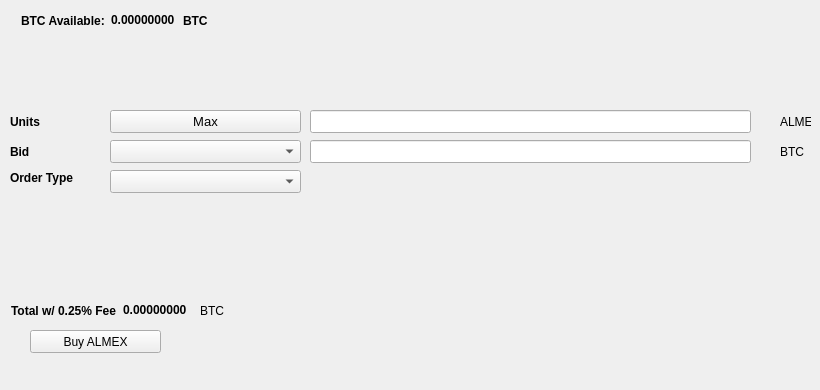
   <widget class="QWidget" name="BuyTab">
    <attribute name="title">
     <string>Buy</string>
    </attribute>
    <widget class="QPushButton" name="BuyALMEX">
     <property name="geometry">
      <rect>
       <x>30</x>
       <y>330</y>
       <width>131</width>
       <height>23</height>
      </rect>
     </property>
     <property name="text">
      <string>Buy ALMEX</string>
     </property>
     <property name="icon">
      <iconset resource="../almex.qrc">
       <normaloff>:/icons/bitcoin</normaloff>:/icons/bitcoin</iconset>
     </property>
    </widget>
    <widget class="QLabel" name="label_3">
     <property name="geometry">
      <rect>
       <x>10</x>
       <y>110</y>
       <width>46</width>
       <height>23</height>
      </rect>
     </property>
     <property name="font">
      <font>
       <weight>75</weight>
       <bold>true</bold>
      </font>
     </property>
     <property name="text">
      <string>Units</string>
     </property>
    </widget>
    <widget class="QLineEdit" name="UnitsInput">
     <property name="geometry">
      <rect>
       <x>310</x>
       <y>110</y>
       <width>441</width>
       <height>23</height>
      </rect>
     </property>
     <property name="font">
      <font>
       <pointsize>9</pointsize>
       <weight>75</weight>
       <bold>true</bold>
      </font>
     </property>
    </widget>
    <widget class="QLineEdit" name="BuyBidPriceEdit">
     <property name="geometry">
      <rect>
       <x>310</x>
       <y>140</y>
       <width>441</width>
       <height>23</height>
      </rect>
     </property>
     <property name="font">
      <font>
       <pointsize>9</pointsize>
       <weight>75</weight>
       <bold>true</bold>
      </font>
     </property>
    </widget>
    <widget class="QLabel" name="label_4">
     <property name="geometry">
      <rect>
       <x>780</x>
       <y>110</y>
       <width>31</width>
       <height>23</height>
      </rect>
     </property>
     <property name="text">
      <string>ALMEX</string>
     </property>
    </widget>
    <widget class="QLabel" name="label_5">
     <property name="geometry">
      <rect>
       <x>780</x>
       <y>140</y>
       <width>31</width>
       <height>23</height>
      </rect>
     </property>
     <property name="text">
      <string>BTC</string>
     </property>
    </widget>
    <widget class="QLabel" name="label_6">
     <property name="geometry">
      <rect>
       <x>10</x>
       <y>140</y>
       <width>46</width>
       <height>23</height>
      </rect>
     </property>
     <property name="font">
      <font>
       <weight>75</weight>
       <bold>true</bold>
      </font>
     </property>
     <property name="text">
      <string>Bid</string>
     </property>
    </widget>
    <widget class="QLabel" name="label_7">
     <property name="geometry">
      <rect>
       <x>10</x>
       <y>170</y>
       <width>91</width>
       <height>16</height>
      </rect>
     </property>
     <property name="font">
      <font>
       <weight>75</weight>
       <bold>true</bold>
      </font>
     </property>
     <property name="text">
      <string>Order Type</string>
     </property>
    </widget>
    <widget class="QPushButton" name="Buy_Max_Amount">
     <property name="geometry">
      <rect>
       <x>110</x>
       <y>110</y>
       <width>191</width>
       <height>23</height>
      </rect>
     </property>
     <property name="font">
      <font>
       <pointsize>10</pointsize>
      </font>
     </property>
     <property name="text">
      <string>Max</string>
     </property>
    </widget>
    <widget class="QComboBox" name="BuyBidcomboBox">
     <property name="geometry">
      <rect>
       <x>110</x>
       <y>140</y>
       <width>191</width>
       <height>23</height>
      </rect>
     </property>
     <property name="font">
      <font>
       <pointsize>10</pointsize>
      </font>
     </property>
    </widget>
    <widget class="QComboBox" name="buyOrdertypeCombo">
     <property name="geometry">
      <rect>
       <x>110</x>
       <y>170</y>
       <width>191</width>
       <height>23</height>
      </rect>
     </property>
     <property name="font">
      <font>
       <pointsize>10</pointsize>
      </font>
     </property>
    </widget>
    <widget class="QWidget" name="layoutWidget1">
     <property name="geometry">
      <rect>
       <x>21</x>
       <y>11</y>
       <width>227</width>
       <height>19</height>
      </rect>
     </property>
     <layout class="QHBoxLayout" name="horizontalLayout_3">
      <item>
       <widget class="QLabel" name="label232">
        <property name="font">
         <font>
          <weight>75</weight>
          <bold>true</bold>
         </font>
        </property>
        <property name="text">
         <string>BTC Available:</string>
        </property>
       </widget>
      </item>
      <item>
       <widget class="QLabel" name="BtcAvailableLbl">
        <property name="palette">
         <palette>
          <active>
           <colorrole role="WindowText">
            <brush brushstyle="SolidPattern">
             <color alpha="255">
              <red>0</red>
              <green>0</green>
              <blue>0</blue>
             </color>
            </brush>
           </colorrole>
           <colorrole role="Button">
            <brush brushstyle="SolidPattern">
             <color alpha="255">
              <red>0</red>
              <green>170</green>
              <blue>0</blue>
             </color>
            </brush>
           </colorrole>
           <colorrole role="Light">
            <brush brushstyle="SolidPattern">
             <color alpha="255">
              <red>0</red>
              <green>255</green>
              <blue>0</blue>
             </color>
            </brush>
           </colorrole>
           <colorrole role="Midlight">
            <brush brushstyle="SolidPattern">
             <color alpha="255">
              <red>0</red>
              <green>212</green>
              <blue>0</blue>
             </color>
            </brush>
           </colorrole>
           <colorrole role="Dark">
            <brush brushstyle="SolidPattern">
             <color alpha="255">
              <red>0</red>
              <green>85</green>
              <blue>0</blue>
             </color>
            </brush>
           </colorrole>
           <colorrole role="Mid">
            <brush brushstyle="SolidPattern">
             <color alpha="255">
              <red>0</red>
              <green>113</green>
              <blue>0</blue>
             </color>
            </brush>
           </colorrole>
           <colorrole role="Text">
            <brush brushstyle="SolidPattern">
             <color alpha="255">
              <red>0</red>
              <green>170</green>
              <blue>0</blue>
             </color>
            </brush>
           </colorrole>
           <colorrole role="BrightText">
            <brush brushstyle="SolidPattern">
             <color alpha="255">
              <red>255</red>
              <green>255</green>
              <blue>255</blue>
             </color>
            </brush>
           </colorrole>
           <colorrole role="ButtonText">
            <brush brushstyle="SolidPattern">
             <color alpha="255">
              <red>0</red>
              <green>0</green>
              <blue>0</blue>
             </color>
            </brush>
           </colorrole>
           <colorrole role="Base">
            <brush brushstyle="SolidPattern">
             <color alpha="255">
              <red>255</red>
              <green>255</green>
              <blue>255</blue>
             </color>
            </brush>
           </colorrole>
           <colorrole role="Window">
            <brush brushstyle="SolidPattern">
             <color alpha="255">
              <red>0</red>
              <green>170</green>
              <blue>0</blue>
             </color>
            </brush>
           </colorrole>
           <colorrole role="Shadow">
            <brush brushstyle="SolidPattern">
             <color alpha="255">
              <red>0</red>
              <green>0</green>
              <blue>0</blue>
             </color>
            </brush>
           </colorrole>
           <colorrole role="AlternateBase">
            <brush brushstyle="SolidPattern">
             <color alpha="255">
              <red>127</red>
              <green>212</green>
              <blue>127</blue>
             </color>
            </brush>
           </colorrole>
           <colorrole role="ToolTipBase">
            <brush brushstyle="SolidPattern">
             <color alpha="255">
              <red>255</red>
              <green>255</green>
              <blue>220</blue>
             </color>
            </brush>
           </colorrole>
           <colorrole role="ToolTipText">
            <brush brushstyle="SolidPattern">
             <color alpha="255">
              <red>0</red>
              <green>0</green>
              <blue>0</blue>
             </color>
            </brush>
           </colorrole>
          </active>
          <inactive>
           <colorrole role="WindowText">
            <brush brushstyle="SolidPattern">
             <color alpha="255">
              <red>0</red>
              <green>0</green>
              <blue>0</blue>
             </color>
            </brush>
           </colorrole>
           <colorrole role="Button">
            <brush brushstyle="SolidPattern">
             <color alpha="255">
              <red>0</red>
              <green>170</green>
              <blue>0</blue>
             </color>
            </brush>
           </colorrole>
           <colorrole role="Light">
            <brush brushstyle="SolidPattern">
             <color alpha="255">
              <red>0</red>
              <green>255</green>
              <blue>0</blue>
             </color>
            </brush>
           </colorrole>
           <colorrole role="Midlight">
            <brush brushstyle="SolidPattern">
             <color alpha="255">
              <red>0</red>
              <green>212</green>
              <blue>0</blue>
             </color>
            </brush>
           </colorrole>
           <colorrole role="Dark">
            <brush brushstyle="SolidPattern">
             <color alpha="255">
              <red>0</red>
              <green>85</green>
              <blue>0</blue>
             </color>
            </brush>
           </colorrole>
           <colorrole role="Mid">
            <brush brushstyle="SolidPattern">
             <color alpha="255">
              <red>0</red>
              <green>113</green>
              <blue>0</blue>
             </color>
            </brush>
           </colorrole>
           <colorrole role="Text">
            <brush brushstyle="SolidPattern">
             <color alpha="255">
              <red>0</red>
              <green>170</green>
              <blue>0</blue>
             </color>
            </brush>
           </colorrole>
           <colorrole role="BrightText">
            <brush brushstyle="SolidPattern">
             <color alpha="255">
              <red>255</red>
              <green>255</green>
              <blue>255</blue>
             </color>
            </brush>
           </colorrole>
           <colorrole role="ButtonText">
            <brush brushstyle="SolidPattern">
             <color alpha="255">
              <red>0</red>
              <green>0</green>
              <blue>0</blue>
             </color>
            </brush>
           </colorrole>
           <colorrole role="Base">
            <brush brushstyle="SolidPattern">
             <color alpha="255">
              <red>255</red>
              <green>255</green>
              <blue>255</blue>
             </color>
            </brush>
           </colorrole>
           <colorrole role="Window">
            <brush brushstyle="SolidPattern">
             <color alpha="255">
              <red>0</red>
              <green>170</green>
              <blue>0</blue>
             </color>
            </brush>
           </colorrole>
           <colorrole role="Shadow">
            <brush brushstyle="SolidPattern">
             <color alpha="255">
              <red>0</red>
              <green>0</green>
              <blue>0</blue>
             </color>
            </brush>
           </colorrole>
           <colorrole role="AlternateBase">
            <brush brushstyle="SolidPattern">
             <color alpha="255">
              <red>127</red>
              <green>212</green>
              <blue>127</blue>
             </color>
            </brush>
           </colorrole>
           <colorrole role="ToolTipBase">
            <brush brushstyle="SolidPattern">
             <color alpha="255">
              <red>255</red>
              <green>255</green>
              <blue>220</blue>
             </color>
            </brush>
           </colorrole>
           <colorrole role="ToolTipText">
            <brush brushstyle="SolidPattern">
             <color alpha="255">
              <red>0</red>
              <green>0</green>
              <blue>0</blue>
             </color>
            </brush>
           </colorrole>
          </inactive>
          <disabled>
           <colorrole role="WindowText">
            <brush brushstyle="SolidPattern">
             <color alpha="255">
              <red>0</red>
              <green>85</green>
              <blue>0</blue>
             </color>
            </brush>
           </colorrole>
           <colorrole role="Button">
            <brush brushstyle="SolidPattern">
             <color alpha="255">
              <red>0</red>
              <green>170</green>
              <blue>0</blue>
             </color>
            </brush>
           </colorrole>
           <colorrole role="Light">
            <brush brushstyle="SolidPattern">
             <color alpha="255">
              <red>0</red>
              <green>255</green>
              <blue>0</blue>
             </color>
            </brush>
           </colorrole>
           <colorrole role="Midlight">
            <brush brushstyle="SolidPattern">
             <color alpha="255">
              <red>0</red>
              <green>212</green>
              <blue>0</blue>
             </color>
            </brush>
           </colorrole>
           <colorrole role="Dark">
            <brush brushstyle="SolidPattern">
             <color alpha="255">
              <red>0</red>
              <green>85</green>
              <blue>0</blue>
             </color>
            </brush>
           </colorrole>
           <colorrole role="Mid">
            <brush brushstyle="SolidPattern">
             <color alpha="255">
              <red>0</red>
              <green>113</green>
              <blue>0</blue>
             </color>
            </brush>
           </colorrole>
           <colorrole role="Text">
            <brush brushstyle="SolidPattern">
             <color alpha="255">
              <red>0</red>
              <green>85</green>
              <blue>0</blue>
             </color>
            </brush>
           </colorrole>
           <colorrole role="BrightText">
            <brush brushstyle="SolidPattern">
             <color alpha="255">
              <red>255</red>
              <green>255</green>
              <blue>255</blue>
             </color>
            </brush>
           </colorrole>
           <colorrole role="ButtonText">
            <brush brushstyle="SolidPattern">
             <color alpha="255">
              <red>0</red>
              <green>85</green>
              <blue>0</blue>
             </color>
            </brush>
           </colorrole>
           <colorrole role="Base">
            <brush brushstyle="SolidPattern">
             <color alpha="255">
              <red>0</red>
              <green>170</green>
              <blue>0</blue>
             </color>
            </brush>
           </colorrole>
           <colorrole role="Window">
            <brush brushstyle="SolidPattern">
             <color alpha="255">
              <red>0</red>
              <green>170</green>
              <blue>0</blue>
             </color>
            </brush>
           </colorrole>
           <colorrole role="Shadow">
            <brush brushstyle="SolidPattern">
             <color alpha="255">
              <red>0</red>
              <green>0</green>
              <blue>0</blue>
             </color>
            </brush>
           </colorrole>
           <colorrole role="AlternateBase">
            <brush brushstyle="SolidPattern">
             <color alpha="255">
              <red>0</red>
              <green>170</green>
              <blue>0</blue>
             </color>
            </brush>
           </colorrole>
           <colorrole role="ToolTipBase">
            <brush brushstyle="SolidPattern">
             <color alpha="255">
              <red>255</red>
              <green>255</green>
              <blue>220</blue>
             </color>
            </brush>
           </colorrole>
           <colorrole role="ToolTipText">
            <brush brushstyle="SolidPattern">
             <color alpha="255">
              <red>0</red>
              <green>0</green>
              <blue>0</blue>
             </color>
            </brush>
           </colorrole>
          </disabled>
         </palette>
        </property>
        <property name="font">
         <font>
          <weight>75</weight>
          <bold>true</bold>
         </font>
        </property>
        <property name="text">
         <string>0.00000000</string>
        </property>
        <property name="textInteractionFlags">
         <set>Qt::LinksAccessibleByMouse|Qt::TextSelectableByKeyboard|Qt::TextSelectableByMouse</set>
        </property>
       </widget>
      </item>
      <item>
       <widget class="QLabel" name="BtcAvailableLbl_2">
        <property name="font">
         <font>
          <weight>75</weight>
          <bold>true</bold>
         </font>
        </property>
        <property name="text">
         <string>BTC</string>
        </property>
       </widget>
      </item>
     </layout>
    </widget>
    <widget class="QWidget" name="layoutWidge2">
     <property name="geometry">
      <rect>
       <x>11</x>
       <y>301</y>
       <width>259</width>
       <height>19</height>
      </rect>
     </property>
     <layout class="QHBoxLayout" name="horizontalLayout_4">
      <item>
       <widget class="QLabel" name="label_9">
        <property name="font">
         <font>
          <weight>75</weight>
          <bold>true</bold>
         </font>
        </property>
        <property name="text">
         <string>Total w/ 0.25% Fee</string>
        </property>
       </widget>
      </item>
      <item>
       <widget class="QLabel" name="BuyCostLabel">
        <property name="palette">
         <palette>
          <active>
           <colorrole role="WindowText">
            <brush brushstyle="SolidPattern">
             <color alpha="255">
              <red>0</red>
              <green>0</green>
              <blue>0</blue>
             </color>
            </brush>
           </colorrole>
           <colorrole role="Button">
            <brush brushstyle="SolidPattern">
             <color alpha="255">
              <red>0</red>
              <green>170</green>
              <blue>0</blue>
             </color>
            </brush>
           </colorrole>
           <colorrole role="Light">
            <brush brushstyle="SolidPattern">
             <color alpha="255">
              <red>0</red>
              <green>255</green>
              <blue>0</blue>
             </color>
            </brush>
           </colorrole>
           <colorrole role="Midlight">
            <brush brushstyle="SolidPattern">
             <color alpha="255">
              <red>0</red>
              <green>212</green>
              <blue>0</blue>
             </color>
            </brush>
           </colorrole>
           <colorrole role="Dark">
            <brush brushstyle="SolidPattern">
             <color alpha="255">
              <red>0</red>
              <green>85</green>
              <blue>0</blue>
             </color>
            </brush>
           </colorrole>
           <colorrole role="Mid">
            <brush brushstyle="SolidPattern">
             <color alpha="255">
              <red>0</red>
              <green>113</green>
              <blue>0</blue>
             </color>
            </brush>
           </colorrole>
           <colorrole role="Text">
            <brush brushstyle="SolidPattern">
             <color alpha="255">
              <red>0</red>
              <green>170</green>
              <blue>0</blue>
             </color>
            </brush>
           </colorrole>
           <colorrole role="BrightText">
            <brush brushstyle="SolidPattern">
             <color alpha="255">
              <red>255</red>
              <green>255</green>
              <blue>255</blue>
             </color>
            </brush>
           </colorrole>
           <colorrole role="ButtonText">
            <brush brushstyle="SolidPattern">
             <color alpha="255">
              <red>0</red>
              <green>0</green>
              <blue>0</blue>
             </color>
            </brush>
           </colorrole>
           <colorrole role="Base">
            <brush brushstyle="SolidPattern">
             <color alpha="255">
              <red>255</red>
              <green>255</green>
              <blue>255</blue>
             </color>
            </brush>
           </colorrole>
           <colorrole role="Window">
            <brush brushstyle="SolidPattern">
             <color alpha="255">
              <red>0</red>
              <green>170</green>
              <blue>0</blue>
             </color>
            </brush>
           </colorrole>
           <colorrole role="Shadow">
            <brush brushstyle="SolidPattern">
             <color alpha="255">
              <red>0</red>
              <green>0</green>
              <blue>0</blue>
             </color>
            </brush>
           </colorrole>
           <colorrole role="AlternateBase">
            <brush brushstyle="SolidPattern">
             <color alpha="255">
              <red>127</red>
              <green>212</green>
              <blue>127</blue>
             </color>
            </brush>
           </colorrole>
           <colorrole role="ToolTipBase">
            <brush brushstyle="SolidPattern">
             <color alpha="255">
              <red>255</red>
              <green>255</green>
              <blue>220</blue>
             </color>
            </brush>
           </colorrole>
           <colorrole role="ToolTipText">
            <brush brushstyle="SolidPattern">
             <color alpha="255">
              <red>0</red>
              <green>0</green>
              <blue>0</blue>
             </color>
            </brush>
           </colorrole>
          </active>
          <inactive>
           <colorrole role="WindowText">
            <brush brushstyle="SolidPattern">
             <color alpha="255">
              <red>0</red>
              <green>0</green>
              <blue>0</blue>
             </color>
            </brush>
           </colorrole>
           <colorrole role="Button">
            <brush brushstyle="SolidPattern">
             <color alpha="255">
              <red>0</red>
              <green>170</green>
              <blue>0</blue>
             </color>
            </brush>
           </colorrole>
           <colorrole role="Light">
            <brush brushstyle="SolidPattern">
             <color alpha="255">
              <red>0</red>
              <green>255</green>
              <blue>0</blue>
             </color>
            </brush>
           </colorrole>
           <colorrole role="Midlight">
            <brush brushstyle="SolidPattern">
             <color alpha="255">
              <red>0</red>
              <green>212</green>
              <blue>0</blue>
             </color>
            </brush>
           </colorrole>
           <colorrole role="Dark">
            <brush brushstyle="SolidPattern">
             <color alpha="255">
              <red>0</red>
              <green>85</green>
              <blue>0</blue>
             </color>
            </brush>
           </colorrole>
           <colorrole role="Mid">
            <brush brushstyle="SolidPattern">
             <color alpha="255">
              <red>0</red>
              <green>113</green>
              <blue>0</blue>
             </color>
            </brush>
           </colorrole>
           <colorrole role="Text">
            <brush brushstyle="SolidPattern">
             <color alpha="255">
              <red>0</red>
              <green>170</green>
              <blue>0</blue>
             </color>
            </brush>
           </colorrole>
           <colorrole role="BrightText">
            <brush brushstyle="SolidPattern">
             <color alpha="255">
              <red>255</red>
              <green>255</green>
              <blue>255</blue>
             </color>
            </brush>
           </colorrole>
           <colorrole role="ButtonText">
            <brush brushstyle="SolidPattern">
             <color alpha="255">
              <red>0</red>
              <green>0</green>
              <blue>0</blue>
             </color>
            </brush>
           </colorrole>
           <colorrole role="Base">
            <brush brushstyle="SolidPattern">
             <color alpha="255">
              <red>255</red>
              <green>255</green>
              <blue>255</blue>
             </color>
            </brush>
           </colorrole>
           <colorrole role="Window">
            <brush brushstyle="SolidPattern">
             <color alpha="255">
              <red>0</red>
              <green>170</green>
              <blue>0</blue>
             </color>
            </brush>
           </colorrole>
           <colorrole role="Shadow">
            <brush brushstyle="SolidPattern">
             <color alpha="255">
              <red>0</red>
              <green>0</green>
              <blue>0</blue>
             </color>
            </brush>
           </colorrole>
           <colorrole role="AlternateBase">
            <brush brushstyle="SolidPattern">
             <color alpha="255">
              <red>127</red>
              <green>212</green>
              <blue>127</blue>
             </color>
            </brush>
           </colorrole>
           <colorrole role="ToolTipBase">
            <brush brushstyle="SolidPattern">
             <color alpha="255">
              <red>255</red>
              <green>255</green>
              <blue>220</blue>
             </color>
            </brush>
           </colorrole>
           <colorrole role="ToolTipText">
            <brush brushstyle="SolidPattern">
             <color alpha="255">
              <red>0</red>
              <green>0</green>
              <blue>0</blue>
             </color>
            </brush>
           </colorrole>
          </inactive>
          <disabled>
           <colorrole role="WindowText">
            <brush brushstyle="SolidPattern">
             <color alpha="255">
              <red>0</red>
              <green>85</green>
              <blue>0</blue>
             </color>
            </brush>
           </colorrole>
           <colorrole role="Button">
            <brush brushstyle="SolidPattern">
             <color alpha="255">
              <red>0</red>
              <green>170</green>
              <blue>0</blue>
             </color>
            </brush>
           </colorrole>
           <colorrole role="Light">
            <brush brushstyle="SolidPattern">
             <color alpha="255">
              <red>0</red>
              <green>255</green>
              <blue>0</blue>
             </color>
            </brush>
           </colorrole>
           <colorrole role="Midlight">
            <brush brushstyle="SolidPattern">
             <color alpha="255">
              <red>0</red>
              <green>212</green>
              <blue>0</blue>
             </color>
            </brush>
           </colorrole>
           <colorrole role="Dark">
            <brush brushstyle="SolidPattern">
             <color alpha="255">
              <red>0</red>
              <green>85</green>
              <blue>0</blue>
             </color>
            </brush>
           </colorrole>
           <colorrole role="Mid">
            <brush brushstyle="SolidPattern">
             <color alpha="255">
              <red>0</red>
              <green>113</green>
              <blue>0</blue>
             </color>
            </brush>
           </colorrole>
           <colorrole role="Text">
            <brush brushstyle="SolidPattern">
             <color alpha="255">
              <red>0</red>
              <green>85</green>
              <blue>0</blue>
             </color>
            </brush>
           </colorrole>
           <colorrole role="BrightText">
            <brush brushstyle="SolidPattern">
             <color alpha="255">
              <red>255</red>
              <green>255</green>
              <blue>255</blue>
             </color>
            </brush>
           </colorrole>
           <colorrole role="ButtonText">
            <brush brushstyle="SolidPattern">
             <color alpha="255">
              <red>0</red>
              <green>85</green>
              <blue>0</blue>
             </color>
            </brush>
           </colorrole>
           <colorrole role="Base">
            <brush brushstyle="SolidPattern">
             <color alpha="255">
              <red>0</red>
              <green>170</green>
              <blue>0</blue>
             </color>
            </brush>
           </colorrole>
           <colorrole role="Window">
            <brush brushstyle="SolidPattern">
             <color alpha="255">
              <red>0</red>
              <green>170</green>
              <blue>0</blue>
             </color>
            </brush>
           </colorrole>
           <colorrole role="Shadow">
            <brush brushstyle="SolidPattern">
             <color alpha="255">
              <red>0</red>
              <green>0</green>
              <blue>0</blue>
             </color>
            </brush>
           </colorrole>
           <colorrole role="AlternateBase">
            <brush brushstyle="SolidPattern">
             <color alpha="255">
              <red>0</red>
              <green>170</green>
              <blue>0</blue>
             </color>
            </brush>
           </colorrole>
           <colorrole role="ToolTipBase">
            <brush brushstyle="SolidPattern">
             <color alpha="255">
              <red>255</red>
              <green>255</green>
              <blue>220</blue>
             </color>
            </brush>
           </colorrole>
           <colorrole role="ToolTipText">
            <brush brushstyle="SolidPattern">
             <color alpha="255">
              <red>0</red>
              <green>0</green>
              <blue>0</blue>
             </color>
            </brush>
           </colorrole>
          </disabled>
         </palette>
        </property>
        <property name="font">
         <font>
          <weight>75</weight>
          <bold>true</bold>
         </font>
        </property>
        <property name="autoFillBackground">
         <bool>false</bool>
        </property>
        <property name="text">
         <string>0.00000000</string>
        </property>
        <property name="textInteractionFlags">
         <set>Qt::LinksAccessibleByMouse|Qt::TextSelectableByMouse</set>
        </property>
       </widget>
      </item>
      <item>
       <widget class="QLabel" name="label_10">
        <property name="font">
         <font>
          <weight>50</weight>
          <bold>false</bold>
         </font>
        </property>
        <property name="text">
         <string>BTC</string>
        </property>
       </widget>
      </item>
     </layout>
    </widget>
    <widget class="QLabel" name="label_24">
     <property name="geometry">
      <rect>
       <x>460</x>
       <y>300</y>
       <width>281</width>
       <height>81</height>
      </rect>
     </property>
     <property name="text">
      <string/>
     </property>
     <property name="pixmap">
      <pixmap>:/images/bittrex</pixmap>
     </property>
    </widget>
   </widget>
